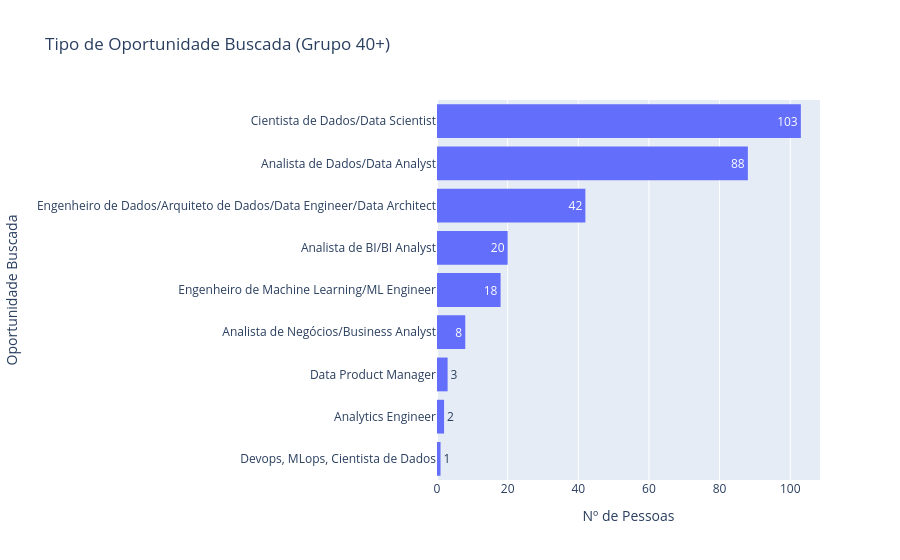

The code cell stored with this chart in its notebook:
### Code cell
# 3. Tipo de oportunidade buscada
# Contandp e ordenando as categorias da mais para a menos buscada
ordem_oportunidade = (
    df_h1["5.b_oportunidade_buscada"]
    .value_counts()
    .sort_values(ascending=False)
    .index.tolist()
)

g8 = px.histogram(
    df_h1,
    y="5.b_oportunidade_buscada",
    orientation="h",
    text_auto=True,
    title="Tipo de Oportunidade Buscada (Grupo 40+)",
    category_orders={"5.b_oportunidade_buscada": ordem_oportunidade},
    labels={"5.b_oportunidade_buscada": "Oportunidade Buscada"},
)

g8.update_layout(xaxis_title="Nº de Pessoas", yaxis_title="Oportunidade Buscada")

g8.show()

### Figure 1 — Plotly figure (JSON) as saved in the notebook; plotly's stock layout.template omitted (floating-point values rounded to 4 significant figures; data arrays with more than 128 entries replaced by an {"elided": "..."} marker saying what was removed)
{"data": [{"bingroup": "y", "hovertemplate": "count=%{x}<br>Oportunidade Buscada=%{y}<extra></extra>", "legendgroup": "", "marker": {"color": "#636efa", "pattern": {"shape": ""}}, "name": "", "orientation": "h", "showlegend": false, "texttemplate": "%{value}", "type": "histogram", "xaxis": "x", "y": {"elided": "290 str values"}, "yaxis": "y"}], "layout": {"barmode": "relative", "legend": {"tracegroupgap": 0}, "title": {"text": "Tipo de Oportunidade Buscada (Grupo 40+)"}, "xaxis": {"anchor": "y", "domain": [0, 1], "title": {"text": "Nº de Pessoas"}}, "yaxis": {"anchor": "x", "categoryarray": ["Devops, MLops, Cientista de Dados", "Analytics Engineer", "Data Product Manager", "Analista de Negócios/Business Analyst", "Engenheiro de Machine Learning/ML Engineer", "Analista de BI/BI Analyst", "Engenheiro de Dados/Arquiteto de Dados/Data Engineer/Data Architect", "Analista de Dados/Data Analyst", "Cientista de Dados/Data Scientist"], "categoryorder": "array", "domain": [0, 1], "title": {"text": "Oportunidade Buscada"}}}}
